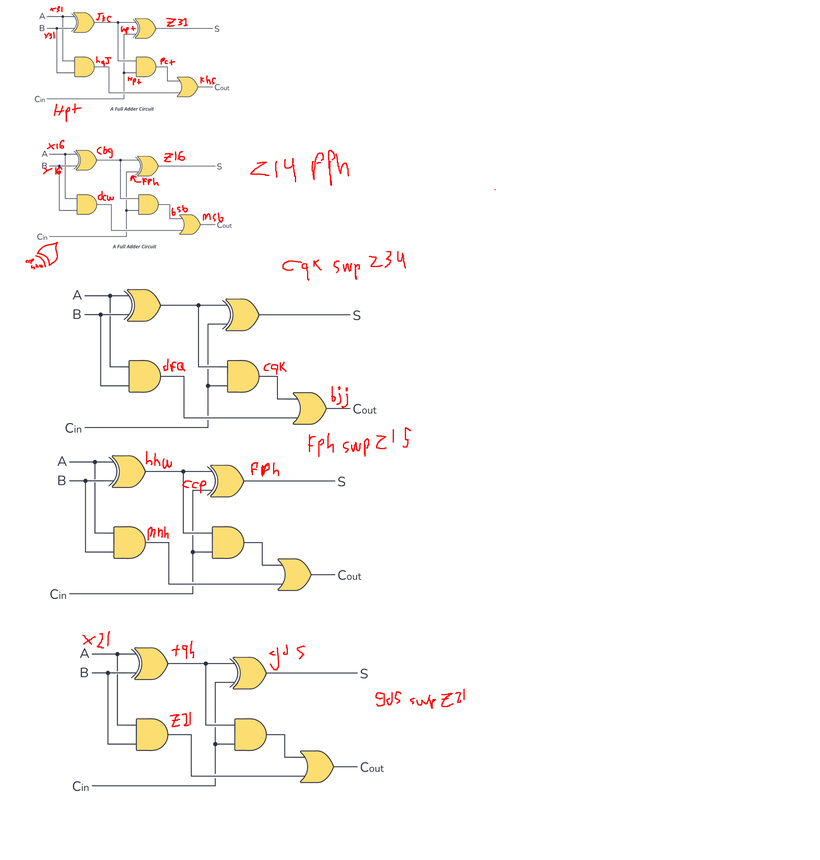
#> input picture src/solution_24.png, 820 x 860 px, shrunk from 2700 x 2830 before the run
$ python -i solution_24.py   (imports and definitions only)
#> lines starting #> are read from the running program, lines starting #| are printed output that depends on the picture
import sys
import os
from pathlib import Path

sys.path.insert(0, str(Path(__file__).resolve().parent.parent))

# ---- imports ----
import AOC_Helpers as utils
import re
import itertools
import collections
import math
import networkx
import functools
import matplotlib.pyplot as plt
from enum import Enum


# [68 lines left out: function problem1, not called in this run]


def problem2(input: str) -> int | str:
    wires = {}

    f = utils.read_file(input)
    l1, l2 = f.split("\n\n")

    connections = {}
    # [4 lines left out: function add_default, not called in this run]
    for line in utils.lines(l1):
        l = line.split(": ")
        wires[l[0]] = int(l[1])

    for line in utils.lines(l2):
        l0, l1 = line.split(" -> ")
        k = l0.split(" ")
        add_default(k[0])
        add_default(k[-1])
        add_default(l1)
        if tuple(sorted([k[0],k[2]])) in connections:
            connections[tuple(sorted([k[0],k[2]]))].append([k[1], l1])
            continue
        # connections[a][b] = [op, c]
        connections[tuple(sorted([k[0],k[2]]))] = [[k[1], l1]]

    #print(connections)
    def get_num(prefix):
        zs = sorted(filter(lambda x: x[0] == prefix, wires.keys()), reverse=True)
        return int(''.join([str(wires[z]) for z in zs]),2)

    desired = get_num("x")+get_num("y")

    p1 = problem1(input_path)

    # JRS swap WRK, CQK swp z34, FPH swp z15, GDS swp z21

    print(bin(desired), desired)
    print(bin(p1), p1)
    print(bin(p1 ^ desired), p1 - desired)

    # get positions of the start of errors
    for i in range(100):
        if (1 << i) & (p1 ^ desired):
            print(i, end=", ")


# [5 lines not run here, left out]

>>> import cv2
>>> picture = cv2.imread('solution_24.png', cv2.IMREAD_GRAYSCALE)
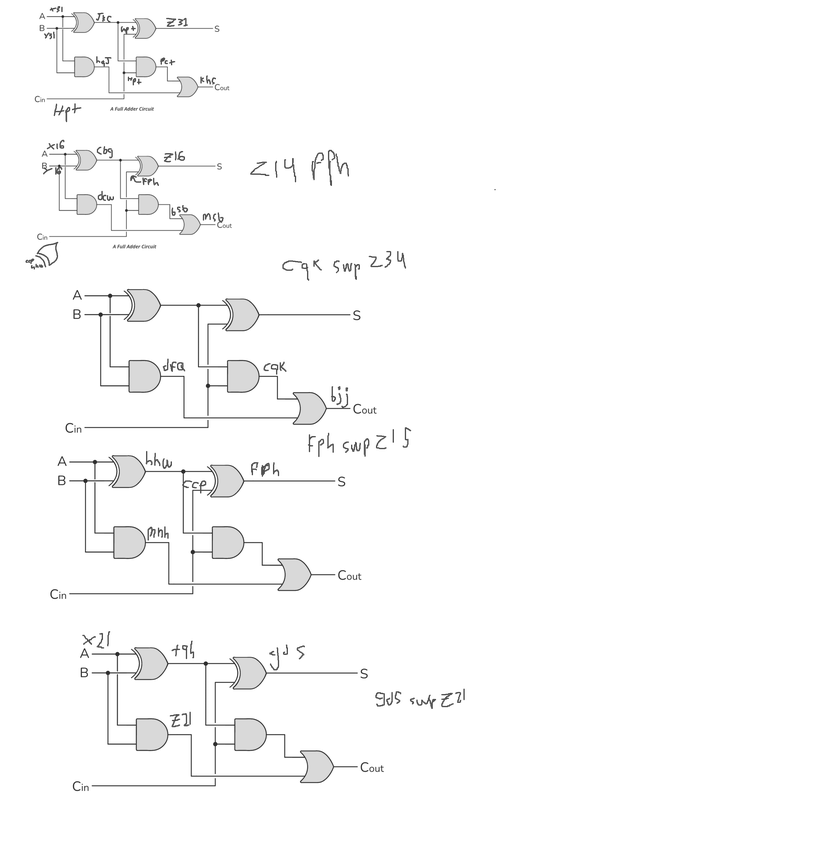
#> picture: shape (860, 820); min 19, max 255, mean 251.1
#> (the run stopped early here; a loop or call above may not have finished)
